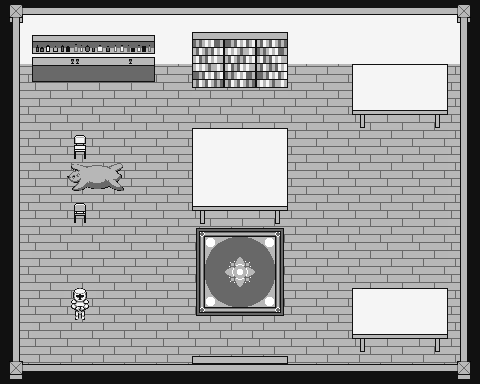

Below is a game level as drawn by its tile map, then a one-line description and the .tmx that defines it (tile-layer data replaced by summaries):
An orthogonal 15x12 tile map with 32x32 px tiles, 2 tile layers (BG, Collision), 2 tilesets.

<map version="1.0" orientation="orthogonal" width="15" height="12" tilewidth="32" tileheight="32">
 <tileset firstgid="1" name="sitprelim" tilewidth="32" tileheight="32">
  <image source="tilesetprelim.png" width="256" height="256" />
 </tileset>
 <tileset firstgid="65" name="sitprelim" tilewidth="32" tileheight="32">
  <image source="tilesetprelim.png" width="256" height="256" />
 </tileset>
 <layer name="BG" width="15" height="12">
  <data>[180 cells, 180 non-empty, 64 distinct tile ids]</data>
 </layer>
 <layer name="Collision" width="15" height="12" opacity="0.01">
  <data>[180 cells, 92 non-empty, 1 distinct tile ids]</data>
 </layer>
 <objectgroup name="Evidence" width="15" height="12" />
</map>